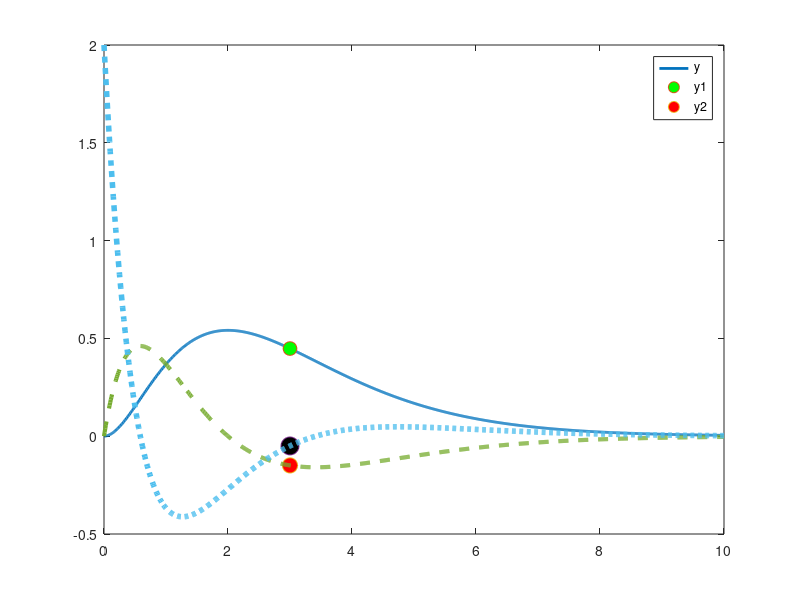

The MATLAB source for this figure:
clc 
close all
clear all

x = [0:0.01:10];
y = (x.^2).*exp(-x);
y1 = 2*x.*exp(-x) - (x.^2).*exp(-x);
y2 = 2*exp(-x) + (x.^2).*exp(-x) - 4.*x.*exp(-x);

idx = find(x==3)

plot(x,y, '-','linewidth',2,'markersize',13)
hold on;
plot(x(idx), y(idx), 'o', 'MarkerFaceColor','green', 'markersize', 10);
plot(x(idx), y1(idx), 'o', 'MarkerFaceColor','red', 'markersize', 11);
plot(x(idx), y2(idx), 'o', 'MarkerFaceColor','black', 'markersize', 13);
%p1 = plot(3,0.0003921,'o','MarkerFaceColor','red');


plot(x,y1,'--','linewidth',3,'markersize',14)
plot(x,y2,':','linewidth',4,'markersize',15)
legend("y","y1","y2")
